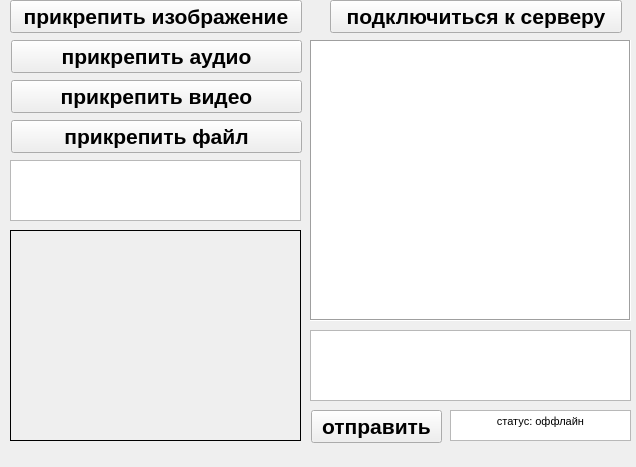
<?xml version="1.0" encoding="UTF-8"?>
<ui version="4.0">
 <class>Client</class>
 <widget class="QMainWindow" name="Client">
  <property name="geometry">
   <rect>
    <x>0</x>
    <y>0</y>
    <width>636</width>
    <height>467</height>
   </rect>
  </property>
  <property name="font">
   <font>
    <pointsize>12</pointsize>
   </font>
  </property>
  <property name="windowTitle">
   <string>MyClient</string>
  </property>
  <widget class="QWidget" name="centralwidget">
   <widget class="QTextEdit" name="textEditMain">
    <property name="geometry">
     <rect>
      <x>310</x>
      <y>330</y>
      <width>321</width>
      <height>71</height>
     </rect>
    </property>
    <property name="layoutDirection">
     <enum>Qt::LeftToRight</enum>
    </property>
    <property name="autoFillBackground">
     <bool>false</bool>
    </property>
    <property name="html">
     <string>&lt;!DOCTYPE HTML PUBLIC &quot;-//W3C//DTD HTML 4.0//EN&quot; &quot;http://www.w3.org/TR/REC-html40/strict.dtd&quot;&gt;
&lt;html&gt;&lt;head&gt;&lt;meta name=&quot;qrichtext&quot; content=&quot;1&quot; /&gt;&lt;style type=&quot;text/css&quot;&gt;
p, li { white-space: pre-wrap; }
&lt;/style&gt;&lt;/head&gt;&lt;body style=&quot; font-family:'MS Shell Dlg 2'; font-size:12pt; font-weight:400; font-style:normal;&quot;&gt;
&lt;p style=&quot;-qt-paragraph-type:empty; margin-top:0px; margin-bottom:0px; margin-left:0px; margin-right:0px; -qt-block-indent:0; text-indent:0px;&quot;&gt;&lt;br /&gt;&lt;/p&gt;&lt;/body&gt;&lt;/html&gt;</string>
    </property>
   </widget>
   <widget class="QPushButton" name="pushButtonSend">
    <property name="geometry">
     <rect>
      <x>311</x>
      <y>410</y>
      <width>131</width>
      <height>33</height>
     </rect>
    </property>
    <property name="font">
     <font>
      <pointsize>16</pointsize>
      <weight>75</weight>
      <bold>true</bold>
      <underline>false</underline>
      <kerning>true</kerning>
     </font>
    </property>
    <property name="text">
     <string>отправить</string>
    </property>
   </widget>
   <widget class="QTextBrowser" name="textBrowserFileInfo">
    <property name="enabled">
     <bool>true</bool>
    </property>
    <property name="geometry">
     <rect>
      <x>10</x>
      <y>160</y>
      <width>291</width>
      <height>61</height>
     </rect>
    </property>
    <property name="font">
     <font>
      <pointsize>12</pointsize>
     </font>
    </property>
   </widget>
   <widget class="QTextBrowser" name="textBrowserConnectionStatus">
    <property name="enabled">
     <bool>true</bool>
    </property>
    <property name="geometry">
     <rect>
      <x>450</x>
      <y>410</y>
      <width>181</width>
      <height>31</height>
     </rect>
    </property>
    <property name="font">
     <font>
      <pointsize>8</pointsize>
      <weight>75</weight>
      <bold>true</bold>
     </font>
    </property>
    <property name="html">
     <string>&lt;!DOCTYPE HTML PUBLIC &quot;-//W3C//DTD HTML 4.0//EN&quot; &quot;http://www.w3.org/TR/REC-html40/strict.dtd&quot;&gt;
&lt;html&gt;&lt;head&gt;&lt;meta name=&quot;qrichtext&quot; content=&quot;1&quot; /&gt;&lt;style type=&quot;text/css&quot;&gt;
p, li { white-space: pre-wrap; }
&lt;/style&gt;&lt;/head&gt;&lt;body style=&quot; font-family:'MS Shell Dlg 2'; font-size:8pt; font-weight:600; font-style:normal;&quot;&gt;
&lt;p align=&quot;center&quot; style=&quot; margin-top:0px; margin-bottom:0px; margin-left:0px; margin-right:0px; -qt-block-indent:0; text-indent:0px;&quot;&gt;&lt;span style=&quot; font-weight:400;&quot;&gt;статус: оффлайн&lt;/span&gt;&lt;/p&gt;&lt;/body&gt;&lt;/html&gt;</string>
    </property>
   </widget>
   <widget class="QPushButton" name="pushButtonOpenImage">
    <property name="geometry">
     <rect>
      <x>10</x>
      <y>0</y>
      <width>292</width>
      <height>33</height>
     </rect>
    </property>
    <property name="font">
     <font>
      <pointsize>16</pointsize>
      <weight>75</weight>
      <bold>true</bold>
      <underline>false</underline>
      <kerning>true</kerning>
     </font>
    </property>
    <property name="text">
     <string>прикрепить изображение</string>
    </property>
   </widget>
   <widget class="QLabel" name="labelAttachmentFilePrewiev">
    <property name="geometry">
     <rect>
      <x>10</x>
      <y>230</y>
      <width>291</width>
      <height>211</height>
     </rect>
    </property>
    <property name="font">
     <font>
      <family>MS Shell Dlg 2</family>
      <pointsize>10</pointsize>
     </font>
    </property>
    <property name="contextMenuPolicy">
     <enum>Qt::DefaultContextMenu</enum>
    </property>
    <property name="frameShape">
     <enum>QFrame::Box</enum>
    </property>
    <property name="text">
     <string/>
    </property>
   </widget>
   <widget class="QPushButton" name="pushButtonOpenAudio">
    <property name="geometry">
     <rect>
      <x>11</x>
      <y>40</y>
      <width>291</width>
      <height>33</height>
     </rect>
    </property>
    <property name="font">
     <font>
      <pointsize>16</pointsize>
      <weight>75</weight>
      <bold>true</bold>
      <underline>false</underline>
      <kerning>true</kerning>
     </font>
    </property>
    <property name="text">
     <string>прикрепить аудио</string>
    </property>
   </widget>
   <widget class="QPushButton" name="pushButtonOpenVideo">
    <property name="geometry">
     <rect>
      <x>11</x>
      <y>80</y>
      <width>291</width>
      <height>33</height>
     </rect>
    </property>
    <property name="font">
     <font>
      <pointsize>16</pointsize>
      <weight>75</weight>
      <bold>true</bold>
      <underline>false</underline>
      <kerning>true</kerning>
     </font>
    </property>
    <property name="text">
     <string>прикрепить видео</string>
    </property>
   </widget>
   <widget class="QPushButton" name="pushButtonOpenOther">
    <property name="geometry">
     <rect>
      <x>11</x>
      <y>120</y>
      <width>291</width>
      <height>33</height>
     </rect>
    </property>
    <property name="font">
     <font>
      <pointsize>16</pointsize>
      <weight>75</weight>
      <bold>true</bold>
      <underline>false</underline>
      <kerning>true</kerning>
     </font>
    </property>
    <property name="text">
     <string>прикрепить файл</string>
    </property>
   </widget>
   <widget class="QTextBrowser" name="textBrowserMessages">
    <property name="geometry">
     <rect>
      <x>310</x>
      <y>40</y>
      <width>321</width>
      <height>281</height>
     </rect>
    </property>
    <property name="contextMenuPolicy">
     <enum>Qt::DefaultContextMenu</enum>
    </property>
    <property name="frameShape">
     <enum>QFrame::Box</enum>
    </property>
    <property name="sizeAdjustPolicy">
     <enum>QAbstractScrollArea::AdjustToContentsOnFirstShow</enum>
    </property>
    <property name="overwriteMode">
     <bool>false</bool>
    </property>
   </widget>
   <widget class="QPushButton" name="pushButtonConnect">
    <property name="geometry">
     <rect>
      <x>330</x>
      <y>0</y>
      <width>292</width>
      <height>33</height>
     </rect>
    </property>
    <property name="font">
     <font>
      <pointsize>16</pointsize>
      <weight>75</weight>
      <bold>true</bold>
      <underline>false</underline>
      <kerning>true</kerning>
     </font>
    </property>
    <property name="text">
     <string>подключиться к серверу</string>
    </property>
   </widget>
  </widget>
  <widget class="QMenuBar" name="menubar">
   <property name="geometry">
    <rect>
     <x>0</x>
     <y>0</y>
     <width>636</width>
     <height>20</height>
    </rect>
   </property>
  </widget>
 </widget>
 <resources/>
 <connections/>
</ui>
